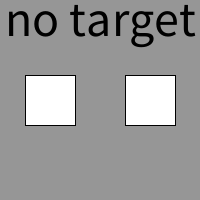
Frame 1 (no input)
Frame 60 (the mouse pressed at the canvas centre just before this capture): identical to frame 1, image omitted
Frame 120 (the mouse held since frame 60 and released just before this capture): identical to frame 1, image omitted

The Processing sketch that drew this single still picture (run headless with seeded random() and noise(); from frame 60 on, the mouse is pressed at the canvas centre):

// Processing sketch: Drats
// ── Drats.pde
Die d0, d1;
int target;
int score;
boolean playing;

void setup() {
  size(200, 200);
  d0 = new Die(25, height/2 - 25, 50);
  d1 = new Die(125, height/2 - 25, 50);

  reset();
}//setup

void draw() {
  background(150);

  d0.display();
  d1.display();

  fill(0);
  textSize(50);
  textAlign(CENTER, TOP);
  if (playing) {
    if (target == 0) {
      text("no target", width/2, 0);
    }
    else {
      text("target: " + target, width/2, 0);
      text("score: " + score,  width/2, 150);
    }
  }//playing
  else {
    text("you lose",  width/2, 150);
  }//lost
}//draw


void keyPressed() {
  if (key == ' ' && playing) {
    int roll = 0;
    roll+= d0.roll();
    roll+= d1.roll();
    updateScore(roll);
  }//roll
  if (key == 'r') {
    reset();
  }
}//if keyPressed

void updateScore(int roll) {
  if (target == 0) {
    if (roll == 2) {
      playing = false;
    }//drat out
    if (roll != 7 && roll != 11) {
      target = roll;
    }//set the target
  }//target is not set
  else {
    if (roll == 7 || roll == 11) {
      playing = false;
    }//crap out
    else if (roll != target) {
      score+= roll;
    }//add to score
    else {
      target = 0;
    }//reset target
  }//target is set, play game
}//updateScore

void reset() {
  score = 0;
  target = 0;
  playing = true;
  d0.reset();
  d1.reset();
}//reset

// ── Die.pde
class Die {

  int dx;
  int dy;
  int value;
  int dsize;

  Die(int x, int y, int ds) {
    dx = x;
    dy = y;
    dsize = ds;
    value = 0;
  }//constructor

  void display() {
    fill(255);
    square(dx, dy, dsize);
    if (value != 0) {
      fill(0);
      textSize(dsize);
      textAlign(CENTER, CENTER);
      text(value, dx+dsize/2, dy+dsize/2);
    }//only show number once value is set
  }//display

  void reset() {
    value = 0;
  }//reset

  int roll() {
    value = int(random(6)) + 1;
    return value;
  }//roll

}//Die
